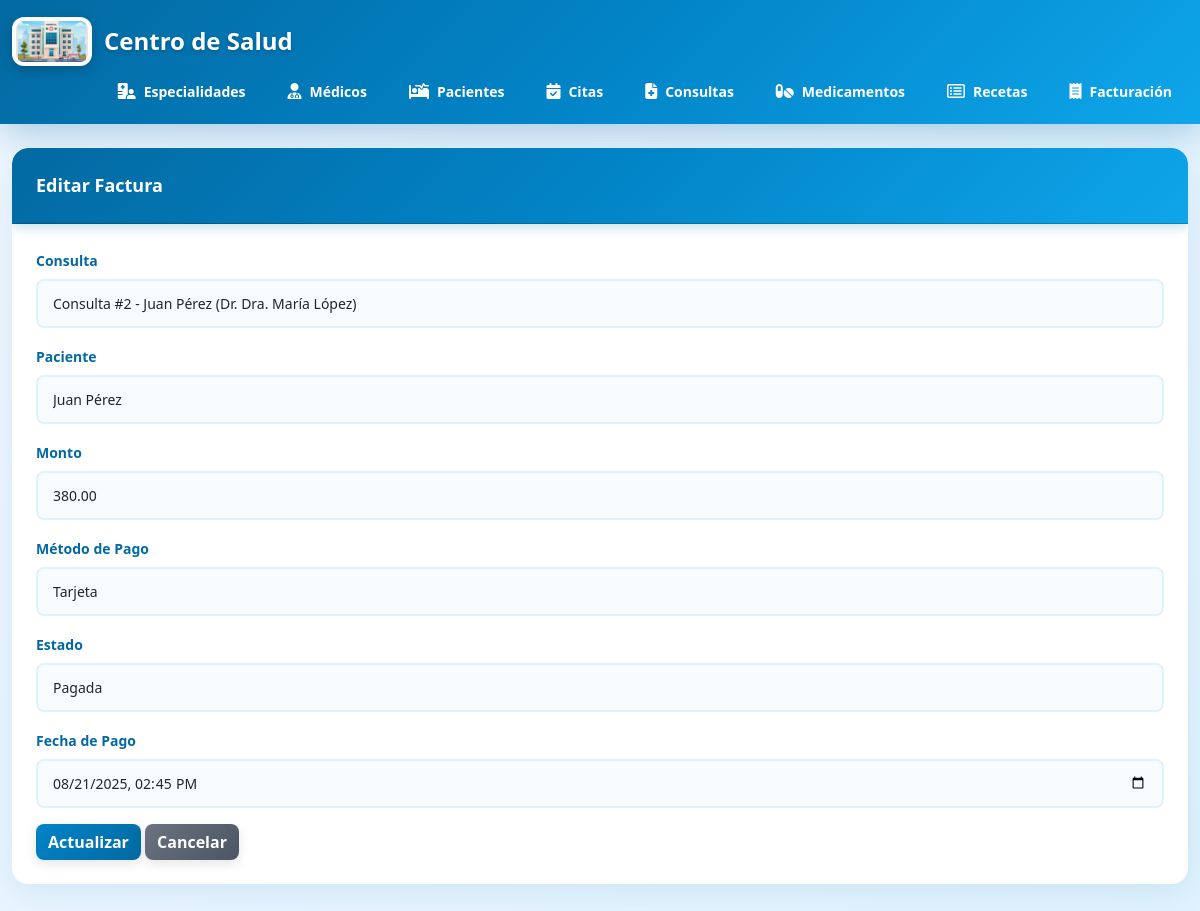
The page /facturacion/edit.php?id=2 on the database its author committed.
### tables this page shows
CREATE TABLE facturacion (
  id_factura int auto_increment primary key,
  id_consulta int not null,
  id_paciente int not null,
  monto decimal(10,2) not null,
  metodo_pago varchar(50),
  estado varchar(20) default 'pendiente',
  fecha_factura datetime default current_timestamp,
  fecha_pago datetime,
  foreign key (id_consulta) references consultas(id_consulta) on delete cascade,
  foreign key (id_paciente) references pacientes(id_paciente) on delete cascade
);

CREATE TABLE pacientes (
  id_paciente int auto_increment primary key,
  nombre varchar(150) not null,
  dni varchar(20) not null unique,
  email varchar(100) unique,
  telefono varchar(20),
  fecha_nacimiento date,
  direccion varchar(255),
  tipo_sangre varchar(5),
  alergias text,
  fecha_registro datetime default current_timestamp
);

### facturacion/edit.php (the view, shortened to what this page needs)
<?php
require_once '../config/database.php';
require_once '../includes/header.php';
$id = $_GET['id'];
$stmt = $pdo->prepare("SELECT * FROM facturacion WHERE id_factura = :id");
$stmt->execute([':id' => $id]);
$factura = $stmt->fetch(PDO::FETCH_ASSOC);
$stmtConsultas = $pdo->query("SELECT c.id_consulta, p.nombre as paciente, m.nombre as medico
                               FROM consultas c
                               JOIN pacientes p ON c.id_paciente = p.id_paciente
                               JOIN medicos m ON c.id_medico = m.id_medico
                               ORDER BY c.fecha_hora DESC");
$consultas = $stmtConsultas->fetchAll(PDO::FETCH_ASSOC);
$stmtPacientes = $pdo->query("SELECT id_paciente, nombre FROM pacientes ORDER BY nombre");
$pacientes = $stmtPacientes->fetchAll(PDO::FETCH_ASSOC);
?>
<div class="card">
    <div class="card-header">Editar Factura</div>
    <div class="card-body">
        <form action="update.php" method="POST">
            <div class="mb-3">
                <label class="form-label">Consulta</label>
                <select name="id_consulta" class="form-control" required>
                    <?php foreach ($consultas as $consulta): ?>
                    <option value="<?= $consulta['id_consulta'] ?>" <?php if ($consulta['id_consulta'] == $factura['id_consulta']) echo 'selected'; ?>>
                        Consulta #<?= $consulta['id_consulta'] ?> - <?= $consulta['paciente'] ?> (Dr. <?= $consulta['medico'] ?>)
                    </option>
                    <?php endforeach; ?>
                </select>
            </div>
            <div class="mb-3">
                <label class="form-label">Paciente</label>
                <select name="id_paciente" class="form-control" required>
                    <?php foreach ($pacientes as $paciente): ?>
                    <option value="<?= $paciente['id_paciente'] ?>" <?php if ($paciente['id_paciente'] == $factura['id_paciente']) echo 'selected'; ?>>
                        <?= $paciente['nombre'] ?>
                    </option>
                    <?php endforeach; ?>
                </select>
            </div>
            <div class="mb-3">
                <label class="form-label">Monto</label>
                <input type="number" name="monto" class="form-control" step="0.01" value="<?= $factura['monto'] ?>" required>
            </div>
            <div class="mb-3">
                <label class="form-label">Método de Pago</label>
                <select name="metodo_pago" class="form-control">
                    <option value="tarjeta" <?php if ($factura['metodo_pago'] == 'tarjeta') echo 'selected'; ?>>Tarjeta</option>
                </select>
            </div>
            <div class="mb-3">
                <label class="form-label">Estado</label>
                <select name="estado" class="form-control">
                    <option value="pagada" <?php if ($factura['estado'] == 'pagada') echo 'selected'; ?>>Pagada</option>
                </select>
            </div>
            <div class="mb-3">
                <label class="form-label">Fecha de Pago</label>
                <input type="datetime-local" name="fecha_pago" class="form-control" value="<?php if ($factura['fecha_pago']) echo str_replace(' ', 'T', $factura['fecha_pago']); ?>">
            </div>
            <button type="submit" class="btn btn-warning">Actualizar</button>
            <a href="index.php" class="btn btn-secondary">Cancelar</a>
        </form>
    </div>
</div>
<?php require_once '../includes/footer.php'; ?>

### public/css/style.css (style rules this page uses)
* { margin: 0; padding: 0; box-sizing: border-box; }
body { background: linear-gradient(135deg, #f0f7ff 0%, #e0f2fe 100%); font-family: 'Segoe UI', Tahoma, Geneva, Verdana, sans-serif; min-height: 100vh; }
.card { border: none !important; border-radius: 16px; box-shadow: 0 8px 32px rgba(3, 105, 161, 0.1); margin-bottom: 30px; overflow: hidden; background: white; }
.card-header { background: linear-gradient(135deg, #0369A1 0%, #0284C7 50%, #0EA5E9 100%) !important; color: white !important; border-radius: 16px 16px 0 0 !important; padding: 24px !important; font-weight: 600; font-size: 18px; box-shadow: 0 4px 12px rgba(3, 105, 161, 0.2); }
.card-body { padding: 24px; }
.btn { border-radius: 8px; font-weight: 600; transition: all 0.3s ease; box-shadow: 0 4px 12px rgba(0, 0, 0, 0.1); }
.btn-warning { background: linear-gradient(135deg, #0284C7 0%, #0369A1 100%) !important; border: none !important; color: white !important; }
.btn-secondary { background: linear-gradient(135deg, #6b7280 0%, #4b5563 100%) !important; border: none !important; color: white !important; }
.form-control { border-radius: 8px; border: 2px solid #E0F2FE !important; padding: 12px 15px; font-size: 14px; transition: all 0.3s ease; background-color: #F8FBFF; }
.form-label { font-weight: 600; color: #0369A1; margin-bottom: 8px; font-size: 14px; }
.mb-3 { margin-bottom: 20px; }

### rows shown on the page
facturacion: id_consulta "Consulta #2 - Juan Pérez (Dr. Dra. María López)", id_paciente "Juan Pérez", monto "380.00", metodo_pago "Tarjeta", estado "Pagada", fecha_pago "08/21/2025 14:45"
